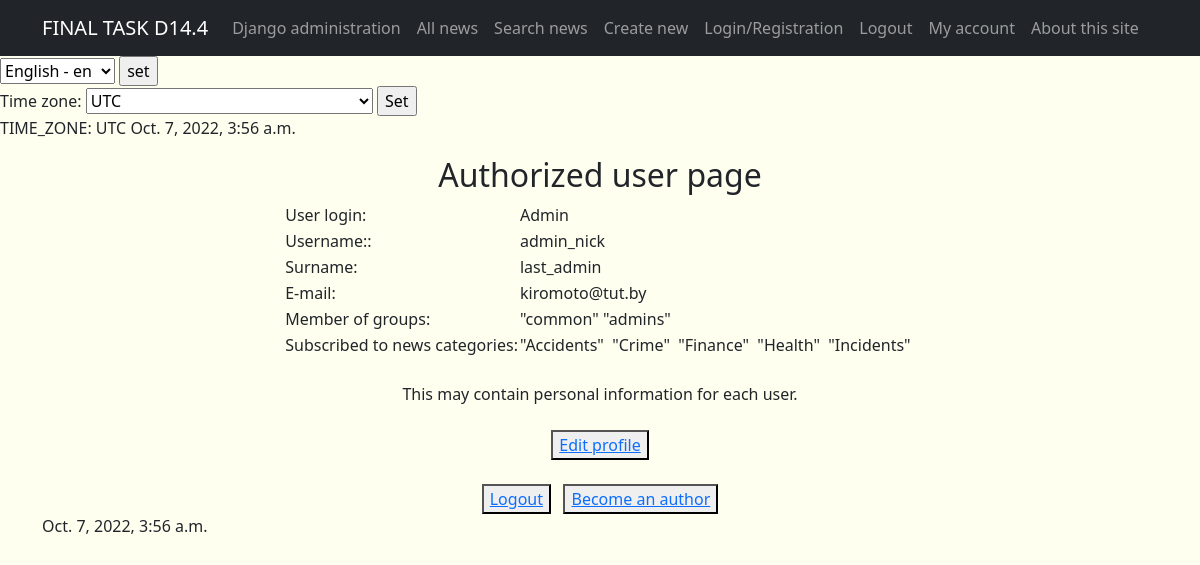
The app's page / (signed in) with its own data.
### news/models.py (models this page shows, shortened)
class Category(models.Model):
    name = models.CharField(
        max_length=64,
        unique=True,
        verbose_name=pgettext_lazy('Name of category', 'Name of category'),
        help_text=_('category name')
    )
    subscriber = models.ManyToManyField(
        User, through='CategorySubscriber',
        blank=True,
        verbose_name=pgettext_lazy('Subscribers', 'Subscribers'),
        help_text=_('subscribers')
    )
    def __str__(self):
        return self.name

### protect/views.py (the view)
# urls.py: path('', IndexView.as_view()),
class IndexView(LoginRequiredMixin, TemplateView):
    template_name = 'protect/index.html'
    context_object_name = 'profile_info'
    def get_context_data(self, **kwargs):
        context = super().get_context_data(**kwargs)
        context['is_not_author'] = not self.request.user.groups.filter(name='authors').exists()
        return context

### news/context_processors.py (called while the page is built)
def navigate_context(request):
    current_time = timezone.datetime.now().astimezone() #+ timezone.timedelta(hours=3)
    c_t_h = (timezone.datetime.now().astimezone() + timezone.timedelta(hours=3)).hour
    news = Post.objects.all()
    context = {
        'current_time': current_time,
        'c_t_h': c_t_h,
        'timezones': pytz.common_timezones,
        'news': news,
    }
    return context

### templates/protect/index.html (shortened to what this page needs)
{% extends "flatpages/default.html" %}
{% load i18n %}
{% load tz %}
{% block content %}
<h2 align="center">{% trans "Authorized user page" %}</h2>
<table align='center' border="0" cellspacing="0">
    <tr align="left">
        <td>{% trans "User login:" %}</td>
        <td> {{request.user.username}} </td>
    </tr>
    <tr align="left">
        <td>{% trans "Username:" %}:</td>
        <td> {{request.user.first_name}} </td>
    </tr>
    <tr align="left">
        <td>{% trans "Surname:" %}</td>
        <td> {{request.user.last_name}} </td>
    </tr>
    <tr align="left">
        <td>{% trans "E-mail:" %}</td>
        <td> {{request.user.email}} </td>
    </tr>
     <tr align="left">
        <td>{% trans "Member of groups:" %}</td>
         <td>
             {% for g in request.user.groups.all %}
                "{{ g.name }}"
             {% endfor %}
         </td>
    </tr>
    <tr align="left">
        <td>{% trans "Subscribed to news categories:" %}</td>
         <td>
             {% for el in request.user.category_set.all %}
                "{{el}}"&nbsp;
             {% endfor %}
         </td>
    </tr>
</table>
<div align="center"> {% trans "This may contain personal information for each user." %} </div>
{% trans "Edit profile" as edit_prof_var %}
<form align="center">
    <button> <a href="{% url 'user_edit' user.pk %}" style='...'>{{ edit_prof_var }}</a></button>
</form>
&nbsp;{% trans "Logout" as logout_var %}
<form align="center">
    <button> <a href="accounts/logout/">{{ logout_var }}</a> </button>
    {% if is_not_author %}
    &nbsp;   {% trans "Become an author" as author_var %}
        <button> <a href="sign/upgrade/">{{ author_var }}</a> </button>
    {% endif %}
</form>
{{current_time}}
{% endblock %}

### records on screen
Category: name "Accidents"
Category: name "Crime"
Category: name "Finance"
Category: name "Health"
Category: name "Incidents"

### other values on screen
{{ TIME_ZONE }} "UTC"
{{ current_time|timezone:TIME_ZONE }} "Oct. 7, 2022, 3:56 a.m."
{{ request.user.username }} "Admin"
{{ request.user.first_name }} "admin_nick"
{{ request.user.last_name }} "last_admin"
{{ request.user.email }} "kiromoto@tut.by"
{{ g.name }} "common"
{{ g.name }} "admins"
{{ edit_prof_var }} "Edit profile"
{{ logout_var }} "Logout"
{{ author_var }} "Become an author"
{{ current_time }} "Oct. 7, 2022, 3:56 a.m."
form field language "English - en"
form field timezone "UTC"
